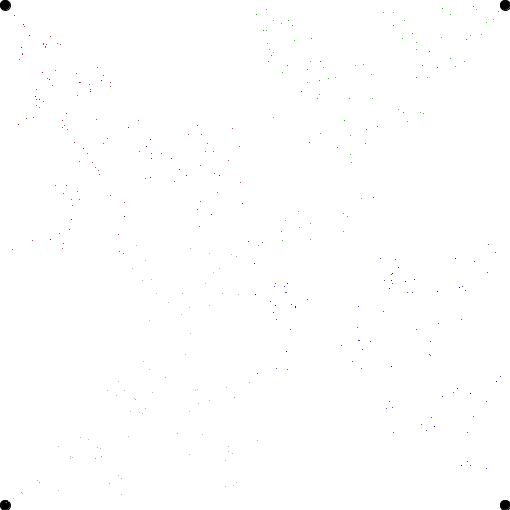
Frame 1 (no input)
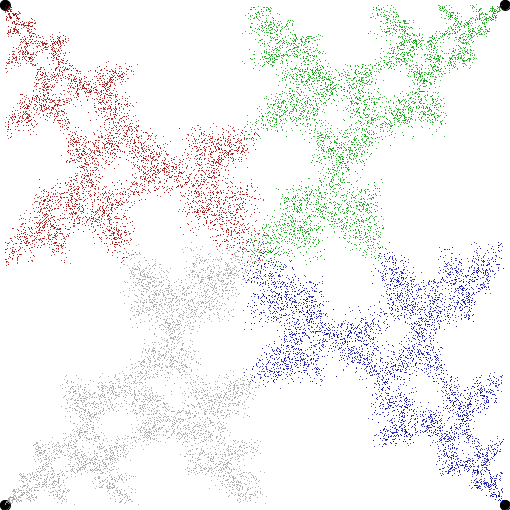
Frame 60 (the mouse pressed at the canvas centre just before this capture)
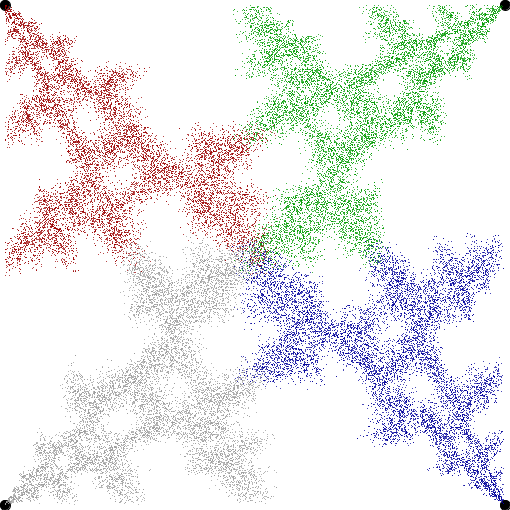
Frame 120 (the mouse held since frame 60 and released just before this capture)

The Processing sketch that drew these frames (run headless with seeded random() and noise(); from frame 60 on, the mouse is pressed at the canvas centre):

// Processing sketch: processing_134169
// ── processing_134169.pde

class spoint
{
  int xpos, ypos;
  
  spoint(int x, int y)
  {
    xpos = x;
    ypos = y;
  }
}

int rx;
int ry;
int count;
int previouspoint;
float multi;
spoint sp1;
spoint sp2;
spoint sp3;
spoint sp4;

void setup() 
{
  size(510, 510);
  frameRate(30);

  noStroke();
  randomsetup();
  multi = 1.0;
  
}
void randomsetup()
{
  background(255);
  stroke(0);
  fill(0);
  rx = 5;
  ry = 5;
  previouspoint = 0;
  count = 0;
  
  sp1 = new spoint(5,5);
  sp2 = new spoint(width-5,5);
  sp3 = new spoint(width-5,height-5);
  sp4 = new spoint(5,height-5);
  
  ellipse(sp1.xpos,sp1.ypos,10,10);
  ellipse(sp2.xpos,sp2.ypos,10,10);
  ellipse(sp3.xpos,sp3.ypos,10,10);
  ellipse(sp4.xpos,sp4.ypos,10,10);
}


void draw() 
{  
  //the count and while loop speed up the drawing. After 100 points are created, then they are drawn.
  int count = 0;
  while (count < 500)
  {
    int rpoint = int(random(4));
    if (rpoint == 0 && previouspoint != 1)
    {
      // square point 1
      rx = waverage(rx,sp1.xpos,multi);
      ry = waverage(ry,sp1.ypos,multi);
      stroke(155,0,0);
      fill(155,0,0);
      previouspoint = 0;
    }
    else if (rpoint == 1 && previouspoint != 2)
    {
      // square point 2
      rx = waverage(rx,sp2.xpos,multi);
      ry = waverage(ry,sp2.ypos,multi);
      stroke(0,155,0);
      fill(0,155,0);
      previouspoint = 1;
    }
    else if (rpoint == 2 && previouspoint != 3)
    {
      // square point 3
      rx = waverage(rx,sp3.xpos,multi);
      ry = waverage(ry,sp3.ypos,multi);
      stroke(0,0,155);
      fill(0,0,155);
      previouspoint = 2;
    }
    else if (rpoint == 3 && previouspoint != 0)
    {
      // square point 4
      rx = waverage(rx,sp4.xpos,multi);
      ry = waverage(ry,sp4.ypos,multi);
      stroke(155);
      fill(155);
      previouspoint = 3;
    }
    point(rx,ry);
    count++;
  }
  
}

int waverage(float a, float b, float multiplier)
{
  multiplier += ((random(6)-3)/25.0);
  return int((a*multiplier + b)/(multiplier + 1));
}
void keyPressed()
{
  if (key == ' ')
  {
    randomsetup();
    multi = 1;
  }
}
  
void mousePressed()
{
  randomsetup();
  if (mouseButton == LEFT)
  {
    multi -= 0.1;
  }
  else
  {
    multi += 0.1;
  }
}

  
